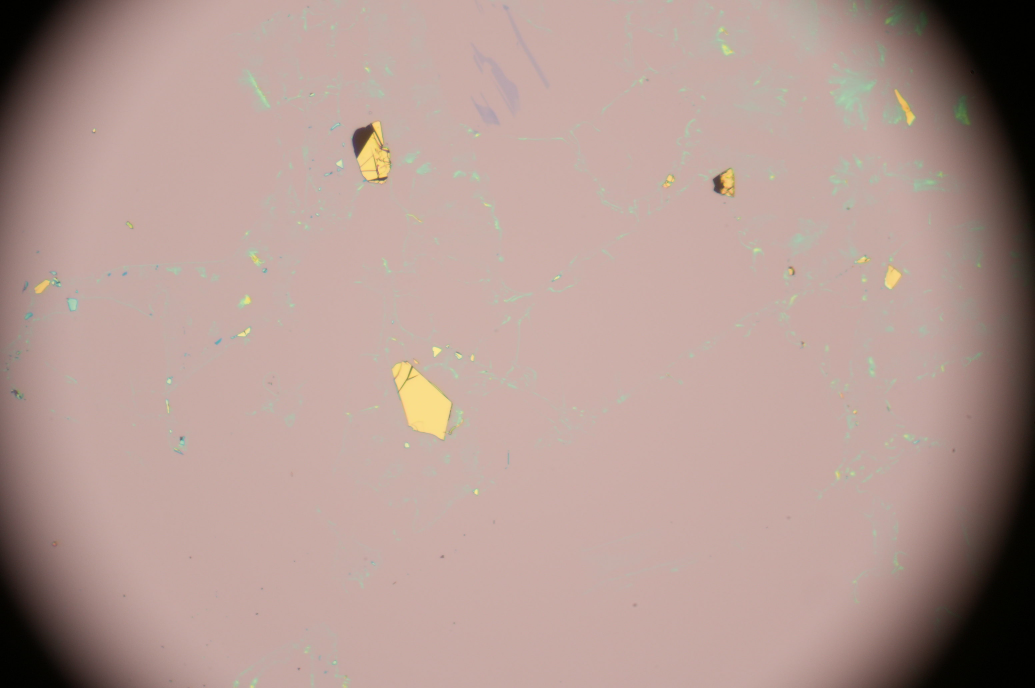
#> input picture test/DSC00023.JPG, 3104 x 2064 px (shown at 1/3 size); its folder holds only this picture in this run
$ python -i preprocessor_functions.py   (imports and definitions only)
#> lines starting #> are read from the running program, lines starting #| are printed output that depends on the picture; after the words box and inside, x2 and y2 are one past the last pixel; in counts of white or black regions, pixels touching at a corner belong together
#> further down, picture is the input picture: shape (2064, 3104, 3); mean B, G, R 147, 153.7, 178.5
import os

import cv2
import numpy as np


# [82 lines left out: functions get_contrasts_from_dir, remove_vignette, not called in this run]


def calculate_background_color(img, radius=10):
#> called with radius = 10
    masks = []

    for i in range(3):
        img_channel = img[:, :, i]
        mask = cv2.inRange(img_channel, 20, 230)
        hist = cv2.calcHist([img_channel], [0], mask, [256], [0, 256])
        hist_mode = np.argmax(hist)
        thresholded_image = cv2.inRange(
            img_channel, int(hist_mode - radius), int(hist_mode + radius)
        )
        background_mask_channel = cv2.erode(
            thresholded_image, np.ones((3, 3)), iterations=3
        )
        masks.append(background_mask_channel)
#> this loop made 3 passes
#> hist_mode on passes 1 to 3: 166, 172, 199
#> pass 1, in calculate_background_color, `img_channel = img[:, :, i]`:
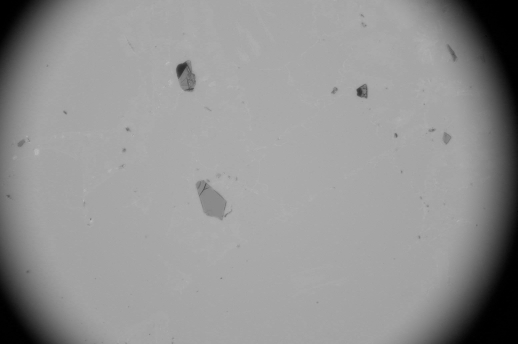
#> img_channel: shape (2064, 3104) (shown at 1/6 size); min 0, max 204, mean 147
#> pass 1, in calculate_background_color, `mask = cv2.inRange(img_channel, 20, 230)`:
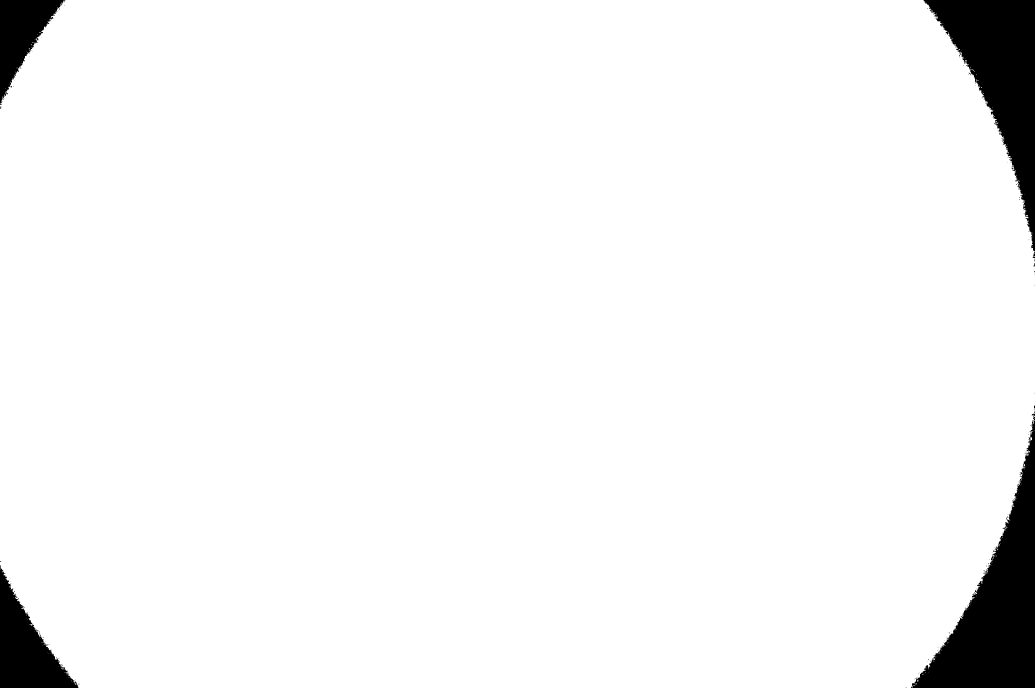
#> mask: shape (2064, 3104) (shown at 1/3 size); 95.6% white; 171 black regions (164 under 20 px), largest, box (x1, y1, x2, y2) and area: (2733, 1248, 3104, 2064) 115276, (2770, 0, 3104, 754) 98569, (0, 1696, 235, 2064) 39688
#> pass 1, in calculate_background_color, `background_mask_channel = cv2.erode( thresholded_image, np.ones((3, 3)..`:
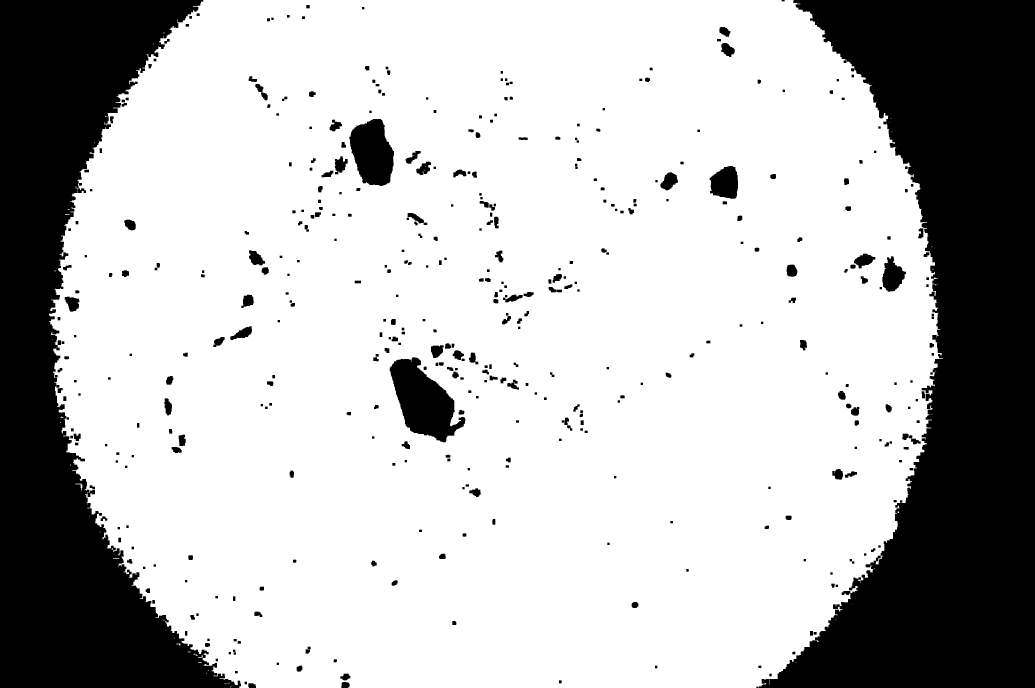
#> background_mask_channel: shape (2064, 3104) (shown at 1/3 size); 73.4% white; 442 black regions, largest, box (x1, y1, x2, y2) and area: (2277, 0, 3104, 2064) 912102, (0, 0, 723, 2064) 656252, (1169, 1072, 1396, 1327) 31273
#> after the loop:
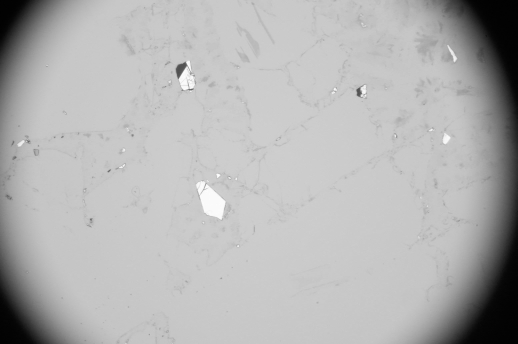
#> img_channel: shape (2064, 3104) (shown at 1/6 size); min 0, max 255, mean 178.5
#> after the loop:
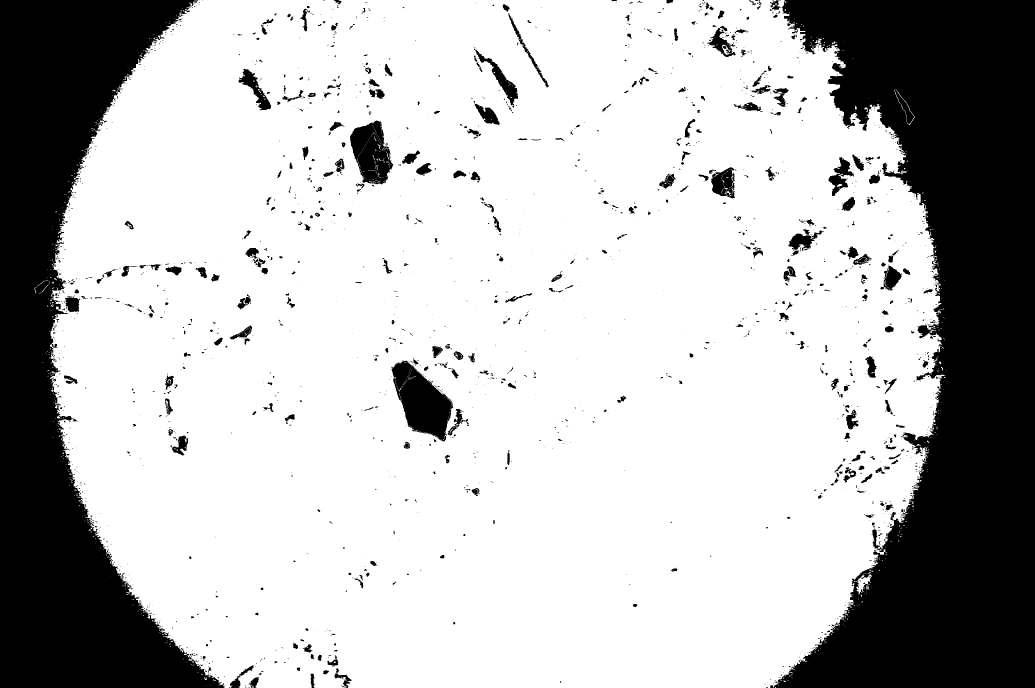
#> thresholded_image: shape (2064, 3104) (shown at 1/3 size); 73.7% white; 2107 black regions (1537 under 20 px), largest, box (x1, y1, x2, y2) and area: (2320, 0, 3104, 2064) 920305, (0, 0, 672, 2064) 613938, (1174, 1082, 1359, 1324) 24682
#> after the loop, masks = 3 items

    final_mask = cv2.bitwise_and(masks[0], masks[1])
#> final_mask: shape (2064, 3104); 70.1% white; 696 black regions, largest, box (x1, y1, x2, y2) and area: (2277, 0, 3104, 2064) 927729, (0, 0, 723, 2064) 669883, (1169, 1041, 1414, 1333) 40209
    final_mask = cv2.bitwise_and(final_mask, masks[2])
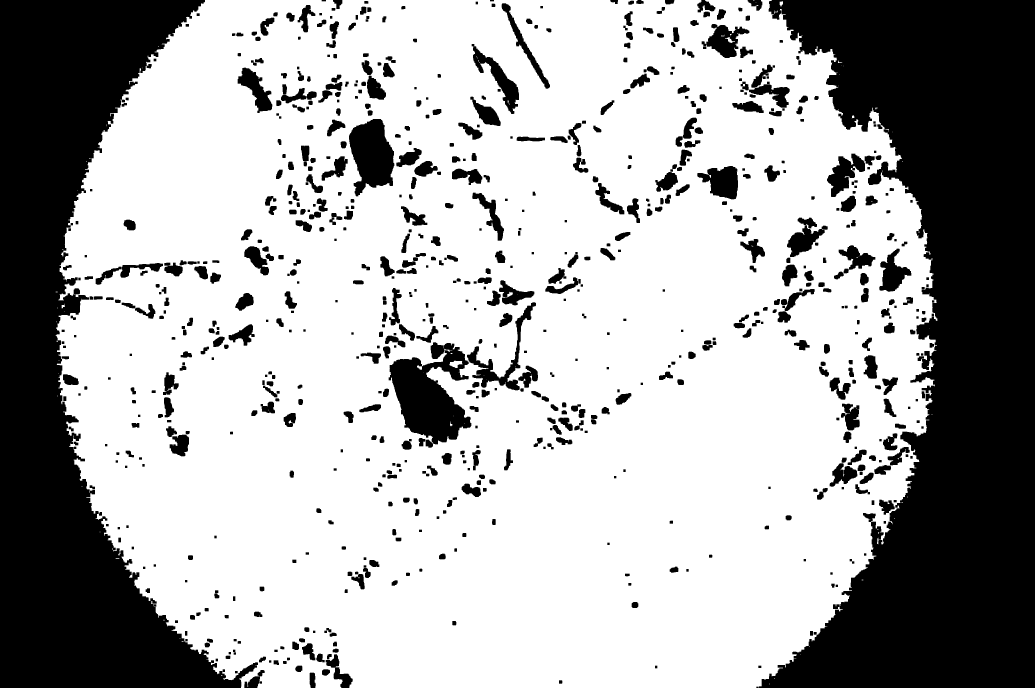
#> final_mask: shape (2064, 3104) (shown at 1/3 size); 67.9% white; 793 black regions, largest, box (x1, y1, x2, y2) and area: (2277, 0, 3104, 2064) 975303, (0, 0, 774, 2064) 679701, (1166, 1027, 1414, 1333) 42726

    return cv2.mean(img, mask=final_mask)[:3]

>>> import cv2
>>> picture = cv2.imread('../../../test/DSC00023.JPG')
>>> result = calculate_background_color(picture)
#> result = (166, 172, 199.8)

$ run again, on test/DSC00922.JPG
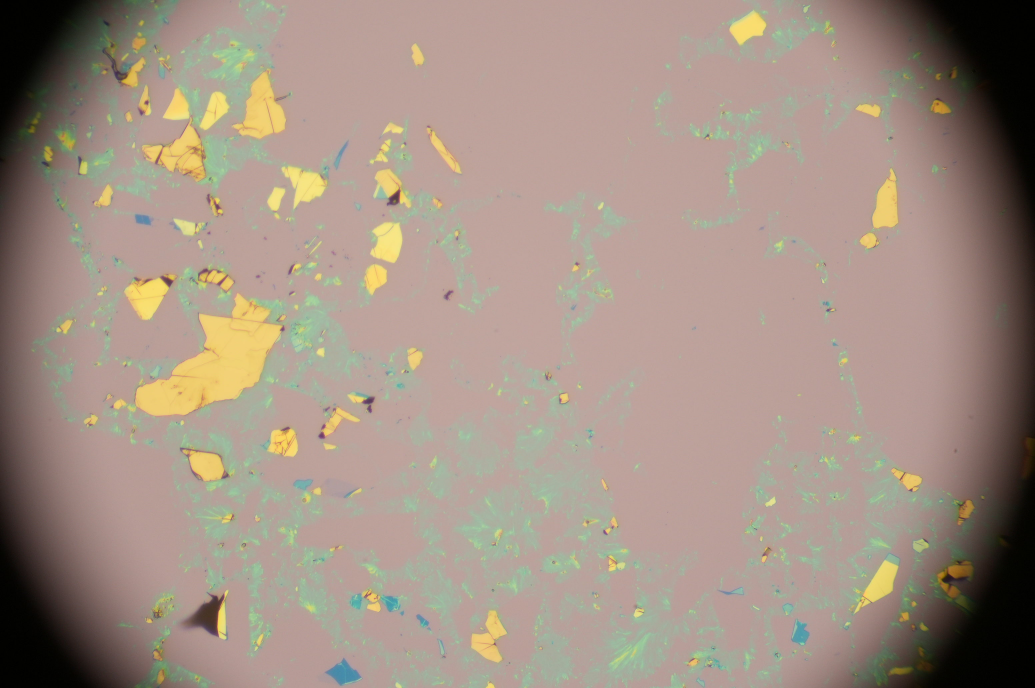
#> input picture test/DSC00922.JPG, 3104 x 2064 px (shown at 1/3 size)
#> picture is the input picture: shape (2064, 3104, 3); mean B, G, R 132, 144.6, 161.4
#> the loop in calculate_background_color, `for i in range(3):` made 3 passes
#> hist_mode on passes 1 to 3: 155, 161, 188
#> pass 1, in calculate_background_color, `mask = cv2.inRange(img_channel, 20, 230)`:
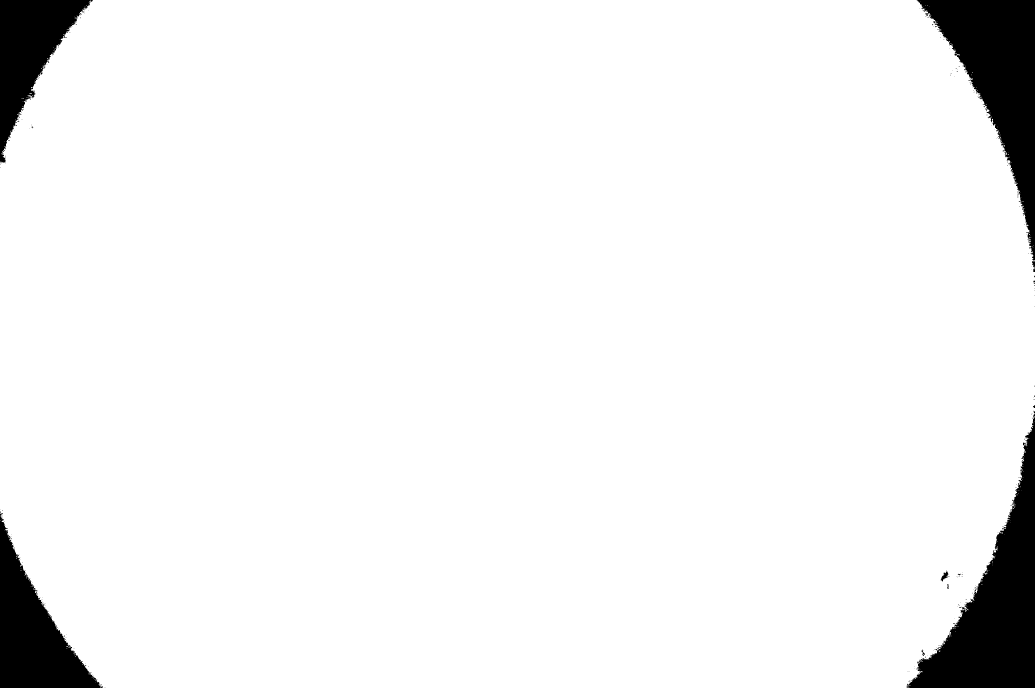
#> mask: shape (2064, 3104) (shown at 1/3 size); 94.5% white; 273 black regions (261 under 20 px), largest, box (x1, y1, x2, y2) and area: (2720, 1242, 3104, 2064) 119559, (2752, 0, 3104, 781) 106086, (0, 1539, 309, 2064) 69409
#> after the loop in calculate_background_color, `for i in range(3):`: masks = 3 items
#> in calculate_background_color, `final_mask = cv2.bitwise_and(final_mask, masks[2])`:
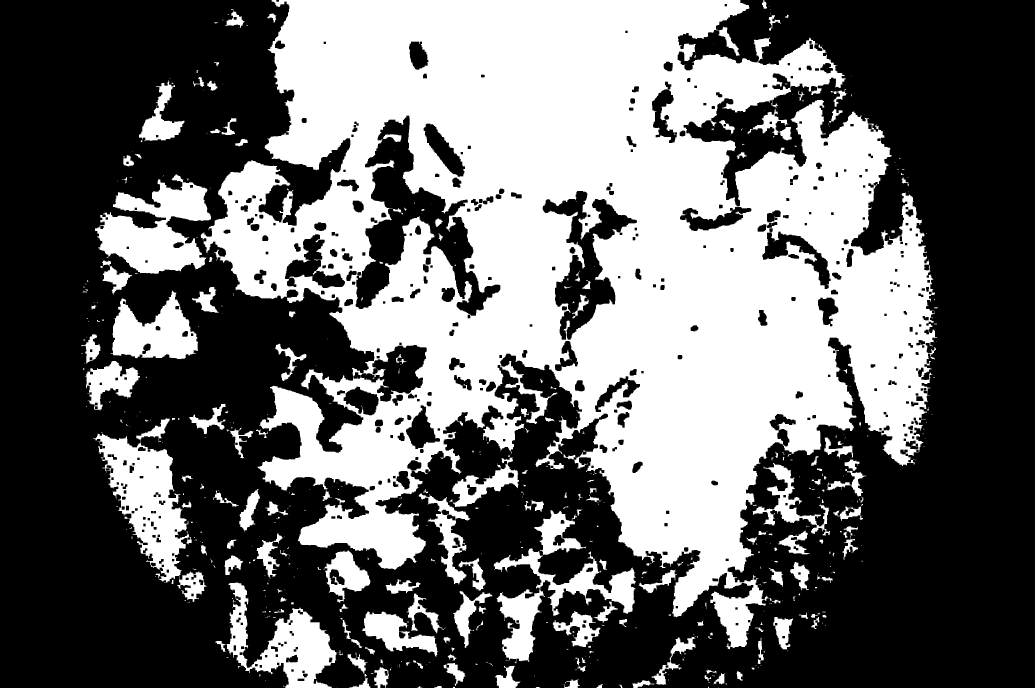
#> final_mask: shape (2064, 3104) (shown at 1/3 size); 41.5% white; 605 white regions (366 under 20 px), largest, box (x1, y1, x2, y2) and area: (602, 0, 2811, 1948) 2226628, (280, 1255, 620, 1806) 62686, (285, 523, 633, 822) 55604
#> result = (154.3, 160.8, 187.1)

$ run again, on test/DSC01020.JPG
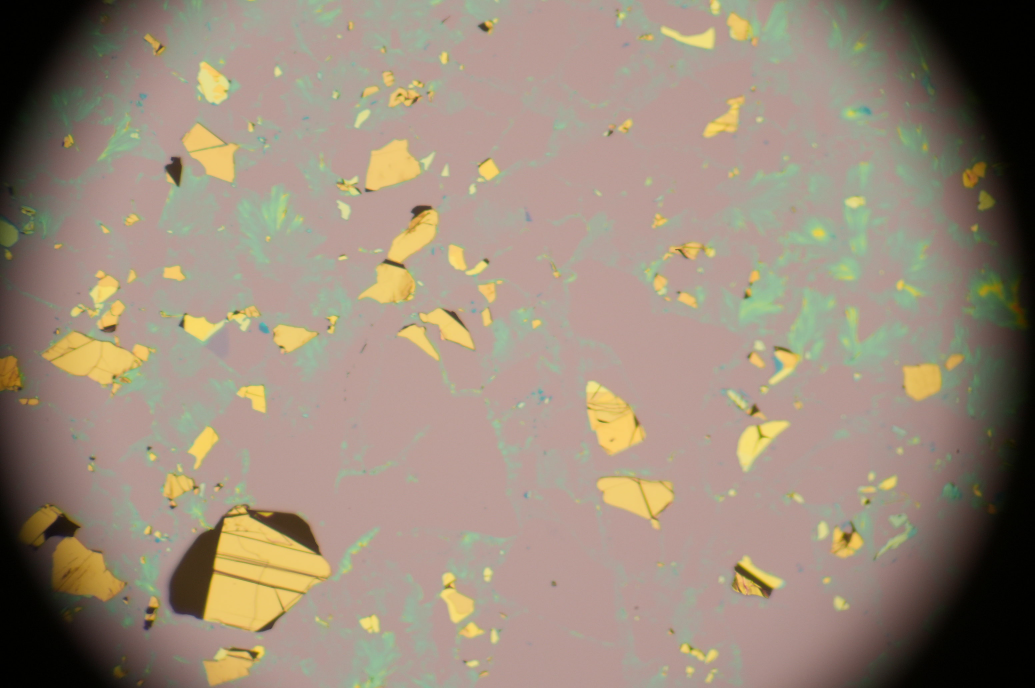
#> input picture test/DSC01020.JPG, 3104 x 2064 px (shown at 1/3 size)
#> picture is the input picture: shape (2064, 3104, 3); mean B, G, R 122.1, 138.5, 153.8
#> the loop in calculate_background_color, `for i in range(3):` made 3 passes
#> hist_mode on passes 1 to 3: 151, 158, 185
#> pass 1, in calculate_background_color, `mask = cv2.inRange(img_channel, 20, 230)`:
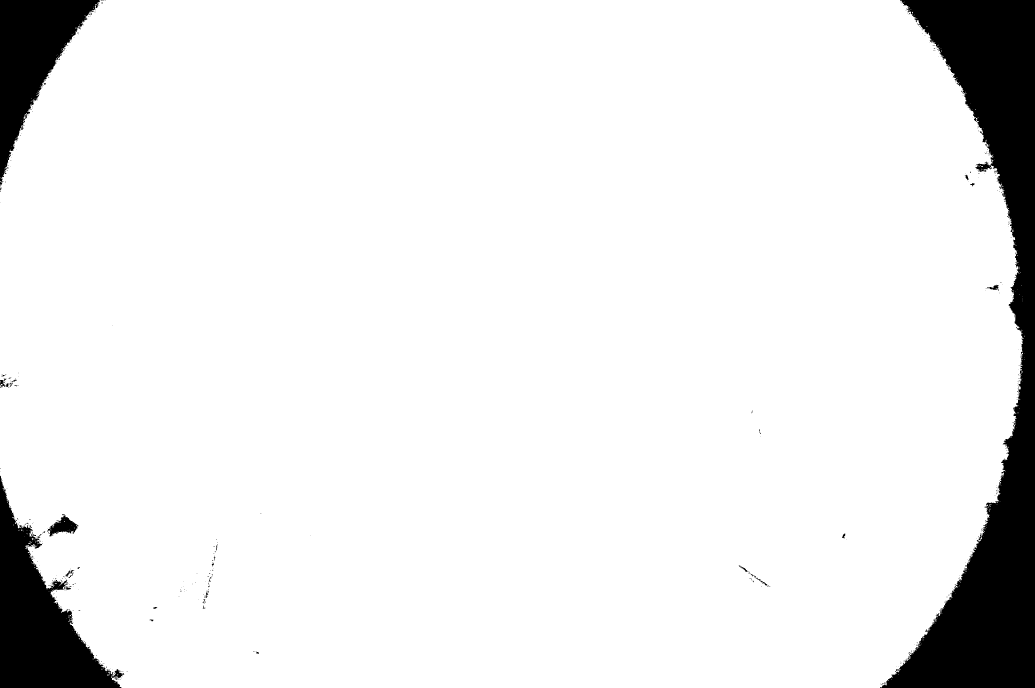
#> mask: shape (2064, 3104) (shown at 1/3 size); 92% white; 505 black regions (472 under 20 px), largest, box (x1, y1, x2, y2) and area: (2640, 0, 3104, 2064) 337683, (0, 1427, 373, 2064) 99291, (0, 0, 301, 557) 70732
#> after the loop in calculate_background_color, `for i in range(3):`: masks = 3 items
#> in calculate_background_color, `final_mask = cv2.bitwise_and(final_mask, masks[2])`:
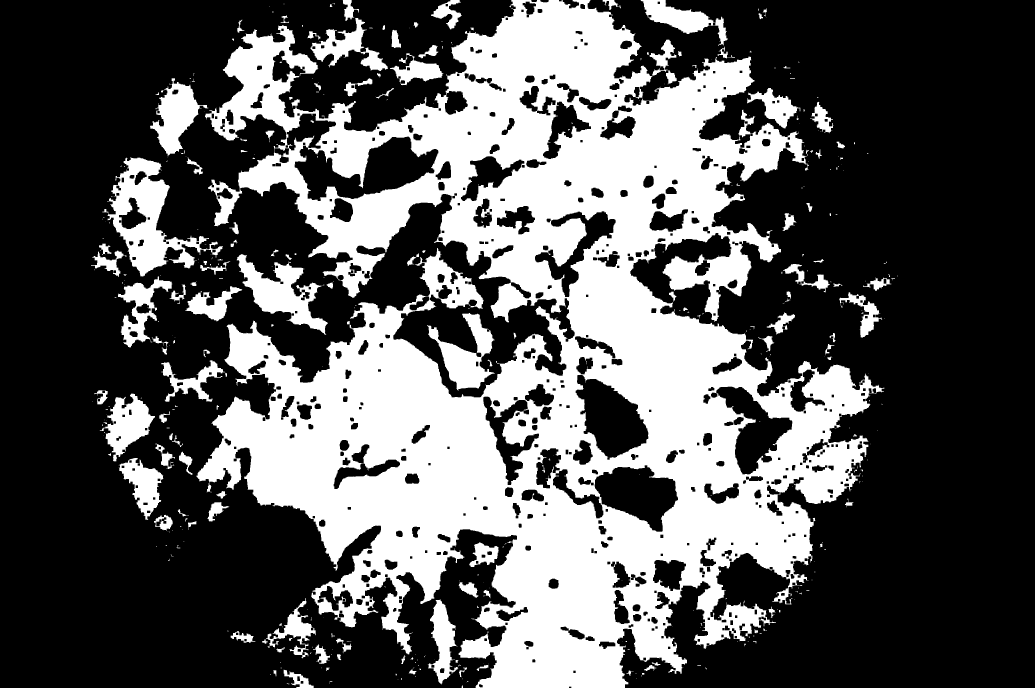
#> final_mask: shape (2064, 3104) (shown at 1/3 size); 34.7% white; 435 white regions (264 under 20 px), largest, box (x1, y1, x2, y2) and area: (589, 0, 2653, 2064) 1941305, (307, 471, 669, 830) 41552, (710, 762, 983, 1005) 25169
#> result = (150.7, 157.6, 184.1)
